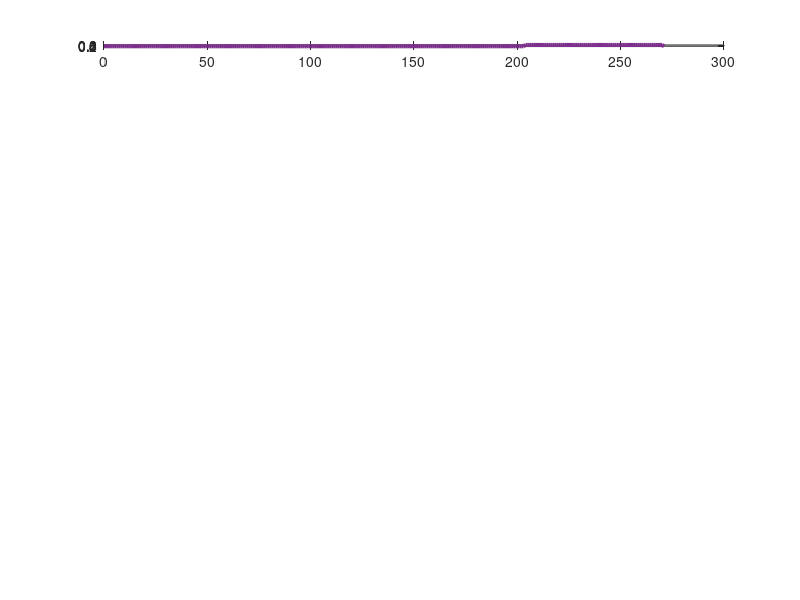

Write MATLAB code to recreate this figure. (Note: this script raises an error after producing the figure.)

%PWM_Signals_SC_Fib Gives the gate values for the SC Fib Converter
%controller
%   Detailed explanation goes here

% The indexes for the rise time do not need to subtract 1 because the
% rise is actually starts during the d ON time so it cancels with the
% -1 for index starting at zero

% The fall time indexes need to subtract 1 because they occur duing
% the d ON period and must account for indexing starting at zero

%% Variable Declaration
fpga_fs = 38e6;
fpga_multi = 9;
recomended_fs = 1.25e6;
max_mod_value = 2*floor(fpga_fs*fpga_multi/recomended_fs/2);
%max_mod_value = 216;
Ts = 1/(fpga_fs*fpga_multi)*max_mod_value;
ideal_input_Voltage_index = 3;
d = 0.5;
dt1 = 0.001;
dt2 = 0.001;

dt1_length = ceil(dt1*max_mod_value);
dt2_length = ceil(dt2*max_mod_value);
dt1_length = 0;
dt2_length = 0;

mod_for_d = max_mod_value - (dt1_length*2 + dt1_length*2);
d_length = floor(d*mod_for_d/2);
d_prime_length = (mod_for_d-2*d_length)/2;

%% Added for the use of approx 24 ns delay of half bridge gate drivers

gate_driver_delay = 16e-9;


clk_ts = 1/(fpga_fs*fpga_multi);

offset = round(gate_driver_delay/clk_ts);

difference_between = abs(offset*clk_ts-gate_driver_delay);




switch ideal_input_Voltage_index
    
    case 1 % Ideal input voltage between 0-4 V
        
        g1.rise = 999;
        g1.fall = 0;
        
        g2.rise = 999;
        g2.fall = 0;
        
        g3.rise = 0;
        g3.fall = 999;
        
        g4.rise = 999;
        g4.fall = 0;
        
        g5.rise = 999;
        g5.fall = 0;
        
        g6.rise = 0;
        g6.fall = 999;
        
        g7.rise = d_length + dt1_length + d_prime_length + dt2_length + d_length + dt1_length;
        g7.fall = (-1) + d_length + dt1_length + d_prime_length + dt2_length + d_length + dt1_length + d_prime_length ;
        
        g8.rise = 0;
        g8.fall = (-1) + d_length + dt1_length + d_prime_length + dt2_length + d_length;
        
        g9.rise = d_length + dt1_length + d_prime_length + dt2_length;
        g9.fall = (-1) + d_length;
        
        g10.rise = d_length + dt1_length;
        g10.fall = (-1) + d_length + dt1_length + d_prime_length;
        
        g11.rise = 999;
        g11.fall = 0;
        
        g12.rise = 999;
        g12.fall = 0;
        
        g13.rise = 0;
        g13.fall = 999;
        
        g14.rise = 999;
        g14.fall = 0;
        
        g15.rise = 999;
        g15.fall = 0;
        
        g16.rise = 0;
        g16.fall = 999;
        

    case 2 % Ideal input voltage between 4-8 V
        
        g1.rise = 999;
        g1.fall = 0;
        
        g2.rise = 999;
        g2.fall = 0;
        
        g3.rise = 0;
        g3.fall = 999;
        
        g4.rise = 999;
        g4.fall = 0;
        
        g5.rise = 999;
        g5.fall = 0;
        
        g6.rise = 0;
        g6.fall = 999;
        
        g7.rise = d_length + dt1_length ;
        g7.fall = (-1) + d_length + dt1_length + d_prime_length + dt2_length + d_length + dt1_length + d_prime_length ;
        
        g8.rise = 0;
        g8.fall = (-1) + d_length;
        
        g9.rise = d_length + dt1_length + d_prime_length + dt2_length;
        g9.fall = (-1) + d_length + dt1_length + d_prime_length + dt2_length + d_length;
        
        g10.rise = d_length + dt1_length + d_prime_length + dt2_length + d_length + dt1_length;
        g10.fall = (-1) + d_length + dt1_length + d_prime_length;
        
        g11.rise = 999;
        g11.fall = 0;
        
        g12.rise = 999;
        g12.fall = 0;
        
        g13.rise = 0;
        g13.fall = 999;
        
        g14.rise = 999;
        g14.fall = 0;
        
        g15.rise = 999;
        g15.fall = 0;
        
        g16.rise = 0;
        g16.fall = 999;

          
    case 3 % Ideal input voltage between 8-12 V
       
        
        g1.rise = d_length + dt1_length + d_prime_length + dt2_length + d_length + dt1_length;
        g1.fall = (-1) + d_length + dt1_length + d_prime_length + dt2_length + d_length + dt1_length + d_prime_length ;
        
        g2.rise = 0;
        g2.fall = (-1) + d_length + dt1_length + d_prime_length + dt2_length + d_length;
        
        g3.rise = offset + 0;
        g3.fall = offset + (-1) + d_length + dt1_length + d_prime_length + dt2_length + d_length;
        
        g4.rise = d_length + dt1_length + d_prime_length + dt2_length;
        g4.fall = (-1) + d_length;
        
        g5.rise = d_length + dt1_length ;
        g5.fall = (-1) + d_length + dt1_length + d_prime_length;
        
        g6.rise = offset + d_length + dt1_length + d_prime_length + dt2_length;
        g6.fall = offset + (-1) + d_length;
        
        g7.rise = 0;
        g7.fall = 999;
        
        g8.rise = 999;
        g8.fall = 0;
        
        g9.rise = 999;
        g9.fall = 0;
        
        g10.rise = 0;
        g10.fall = 999;
        
        g11.rise = 999;
        g11.fall = 0;
        
        g12.rise = 999;
        g12.fall = 0;
        
        g13.rise = 0;
        g13.fall = 999;
        
        g14.rise = 999;
        g14.fall = 0;
        
        g15.rise = 999;
        g15.fall = 0;
        
        g16.rise = 0;
        g16.fall = 999;
        
        
    case 4 % Ideal input voltage between 12-16 V
        
        g1.rise = d_length + dt1_length + d_prime_length + dt2_length;
        g1.fall = (-1) + d_length + dt1_length + d_prime_length + dt2_length + d_length;
        
        g2.rise = d_length + dt1_length + d_prime_length + dt2_length + d_length + dt1_length;
        g2.fall = (-1) + d_length + dt1_length + d_prime_length;
        
        g3.rise = d_length + dt1_length + d_prime_length + dt2_length + d_length + dt1_length;
        g3.fall = (-1) + d_length + dt1_length + d_prime_length;
        
        g4.rise = d_length + dt1_length;
        g4.fall = (-1) + d_length + dt1_length + d_prime_length + dt2_length + d_length + dt1_length + d_prime_length;
        
        g5.rise = 0;
        g5.fall = (-1) + d_length;
        
        g6.rise = d_length + dt1_length;
        g6.fall = (-1) + d_length + dt1_length + d_prime_length + dt2_length + d_length + dt1_length + d_prime_length;
        
        g7.rise = 0;
        g7.fall = 999;
        
        g8.rise = 999;
        g8.fall = 0;
        
        g9.rise = 999;
        g9.fall = 0;
        
        g10.rise = 0;
        g10.fall = 999;
        
        g11.rise = d_length + dt1_length + d_prime_length + dt2_length + d_length + dt1_length;
        g11.fall = (-1) + d_length + dt1_length + d_prime_length + dt2_length + d_length + dt1_length + d_prime_length;
        
        g12.rise = 0;
        g12.fall = (-1) + d_length + dt1_length + d_prime_length;
        
        g13.rise = 0;
        g13.fall = (-1) + d_length + dt1_length + d_prime_length + dt2_length + d_length;
        
        g14.rise = d_length + dt1_length + d_prime_length + dt2_length;
        g14.fall = (-1) + d_length + dt1_length + d_prime_length + dt2_length + d_length + dt1_length + d_prime_length;
        
        g15.rise = d_length + dt1_length;
        g15.fall = (-1) + d_length + dt1_length + d_prime_length;
        
        g16.rise = d_length + dt1_length + d_prime_length + dt2_length;
        g16.fall = (-1) + d_length;
        
        
    case 5 % Ideal input voltage between 16-20 V
        
        
        g1.rise = d_length + dt1_length + d_prime_length + dt2_length + d_length + dt1_length;
        g1.fall = (-1) + d_length + dt1_length + d_prime_length + dt2_length + d_length + dt1_length + d_prime_length ;
        
        g2.rise = 0;
        g2.fall = (-1) + d_length + dt1_length + d_prime_length + dt2_length + d_length;
        
        g3.rise = 0;
        g3.fall = (-1) + d_length + dt1_length + d_prime_length + dt2_length + d_length;
        
        g4.rise = d_length + dt1_length + d_prime_length + dt2_length;
        g4.fall = (-1) + d_length;
        
        g5.rise = d_length + dt1_length ;
        g5.fall = (-1) + d_length + dt1_length + d_prime_length;
        
        g6.rise = d_length + dt1_length + d_prime_length + dt2_length;
        g6.fall = (-1) + d_length;
        
        g7.rise = 0;
        g7.fall = 999;
        
        g8.rise = 999;
        g8.fall = 0;
        
        g9.rise = 999;
        g9.fall = 0;
        
        g10.rise = 0;
        g10.fall = 999;
        
        g11.rise = d_length + dt1_length + d_prime_length + dt2_length;
        g11.fall = (-1) + d_length + dt1_length + d_prime_length + dt2_length + d_length + dt1_length + d_prime_length;
        
        g12.rise = 0;
        g12.fall = (-1) + d_length + dt1_length + d_prime_length;
        
        g13.rise = 0;
        g13.fall = (-1) + d_length + dt1_length + d_prime_length;
        
        g14.rise = d_length + dt1_length + d_prime_length + dt2_length;
        g14.fall = (-1) + d_length + dt1_length + d_prime_length + dt2_length + d_length + dt1_length + d_prime_length;
        
        g15.rise = 0;
        g15.fall = (-1) + d_length + dt1_length + d_prime_length;
        
        g16.rise = d_length + dt1_length + d_prime_length + dt2_length;
        g16.fall = (-1) + d_length + dt1_length + d_prime_length + dt2_length + d_length + dt1_length + d_prime_length;
        
        
    case 6 % Ideal input voltage between 20-24 V
        
        g1.rise = d_length + dt1_length + d_prime_length + dt2_length;
        g1.fall = (-1) + d_length + dt1_length + d_prime_length + dt2_length + d_length;
        
        g2.rise = d_length + dt1_length + d_prime_length + dt2_length + d_length + dt1_length;
        g2.fall = (-1) + d_length + dt1_length + d_prime_length;
        
        g3.rise = d_length + dt1_length + d_prime_length + dt2_length + d_length + dt1_length;
        g3.fall = (-1) + d_length + dt1_length + d_prime_length;
        
        g4.rise = d_length + dt1_length;
        g4.fall = (-1) + d_length + dt1_length + d_prime_length + dt2_length + d_length + dt1_length + d_prime_length;
        
        g5.rise = 0;
        g5.fall = (-1) + d_length;
        
        g6.rise = d_length + dt1_length;
        g6.fall = (-1) + d_length + dt1_length + d_prime_length + dt2_length + d_length + dt1_length + d_prime_length;
        
        g7.rise = 0;
        g7.fall = 999;
        
        g8.rise = 999;
        g8.fall = 0;
        
        g9.rise = 999;
        g9.fall = 0;
        
        g10.rise = 0;
        g10.fall = 999;
        
        g11.rise = d_length + dt1_length ;
        g11.fall = (-1) + d_length + dt1_length + d_prime_length + dt2_length + d_length + dt1_length + d_prime_length;
        
        g12.rise = 0;
        g12.fall = (-1) + d_length;
        
        g13.rise = 0;
        g13.fall = (-1) + d_length;
        
        g14.rise = d_length + dt1_length + d_prime_length + dt2_length;
        g14.fall = (-1) + d_length + dt1_length + d_prime_length + dt2_length + d_length;
        
        g15.rise = d_length + dt1_length + d_prime_length + dt2_length + d_length + dt1_length ;
        g15.fall = (-1) + d_length + dt1_length + d_prime_length;
        
        g16.rise = d_length + dt1_length + d_prime_length + dt2_length;
        g16.fall = (-1) + d_length + dt1_length + d_prime_length + dt2_length + d_length;
        

end




fprintf('----------\n')
fprintf('Gate 1 fall: %d\n',g1.fall)
fprintf('Gate 1 rise: %d\n',g1.rise)
fprintf('----------\n')
fprintf('Gate 2 fall: %d\n',g2.fall)
fprintf('Gate 2 rise: %d\n',g2.rise)
fprintf('----------\n')
fprintf('Gate 3 fall: %d\n',g3.fall)
fprintf('Gate 3 rise: %d\n',g3.rise)
fprintf('----------\n')
fprintf('Gate 4 fall: %d\n',g4.fall)
fprintf('Gate 4 rise: %d\n',g4.rise)
fprintf('----------\n')
fprintf('Gate 5 fall: %d\n',g5.fall)
fprintf('Gate 5 rise: %d\n',g5.rise)
fprintf('----------\n')
fprintf('Gate 6 fall: %d\n',g6.fall)
fprintf('Gate 6 rise: %d\n',g6.rise)
fprintf('----------\n')
fprintf('Gate 7 fall: %d\n',g7.fall)
fprintf('Gate 7 rise: %d\n',g7.rise)
fprintf('----------\n')
fprintf('Gate 8 fall: %d\n',g8.fall)
fprintf('Gate 8 rise: %d\n',g8.rise)
fprintf('----------\n')
fprintf('Gate 9 fall: %d\n',g9.fall)
fprintf('Gate 9 rise: %d\n',g9.rise)
fprintf('----------\n')
fprintf('Gate 10 fall: %d\n',g10.fall)
fprintf('Gate 10 rise: %d\n',g10.rise)
fprintf('----------\n')
fprintf('Gate 11 fall: %d\n',g11.fall)
fprintf('Gate 11 rise: %d\n',g11.rise)
fprintf('----------\n')
fprintf('Gate 12 fall: %d\n',g12.fall)
fprintf('Gate 12 rise: %d\n',g12.rise)
fprintf('----------\n')
fprintf('Gate 13 fall: %d\n',g13.fall)
fprintf('Gate 13 rise: %d\n',g13.rise)
fprintf('----------\n')
fprintf('Gate 14 fall: %d\n',g14.fall)
fprintf('Gate 14 rise: %d\n',g14.rise)
fprintf('----------\n')
fprintf('Gate 15 fall: %d\n',g15.fall)
fprintf('Gate 15 rise: %d\n',g15.rise)
fprintf('----------\n')
fprintf('Gate 16 fall: %d\n',g16.fall)
fprintf('Gate 16 rise: %d\n',g16.rise)
fprintf('----------\n')


Numerical_Stack = [
  g1.rise g1.fall
  g2.rise g2.fall
  g3.rise g3.fall
  g4.rise g4.fall
  g5.rise g5.fall
  g6.rise g6.fall
  g7.rise g7.fall
  g8.rise g8.fall
  g9.rise g9.fall
  g10.rise g10.fall
  g11.rise g11.fall
  g12.rise g12.fall
  g13.rise g13.fall
  g14.rise g14.fall
  g15.rise g15.fall
  g16.rise g16.fall];

Numerical_Stack = Numerical_Stack +1; % MATLAB base 1 instead of zero

Waveform = zeros(16,max_mod_value*2);

for i = 1:max_mod_value*2
    
    if i > max_mod_value
        clock = i - max_mod_value;
    else
        clock = i;
    end
    
    for j = 1:16
        
        if Numerical_Stack(j,1) == clock
            Waveform(j,i) = 1;
        end
        
        if  Numerical_Stack(j,2) == clock
            Waveform(j,i) = 0;
        end

        if Numerical_Stack(j,1) ~= clock && Numerical_Stack(j,2) ~= clock && i~=1
             Waveform(j,i) = Waveform(j,i-1);
        end
    end
end

for j = 1:16
figure(129)
    ax = subplot(16,1,j);
    plot([0:max_mod_value-1],Waveform(j,max_mod_value+1:end),'Color','#7E2F8E','LineWidth',3)
    ax.YLim = [-0.1,1.1];
    ax.XLim = [0,max_mod_value-1];
    if(j<16)
        set(gca, 'Xticklabel', []);
    else
        xlabel('Count')
    end
end
